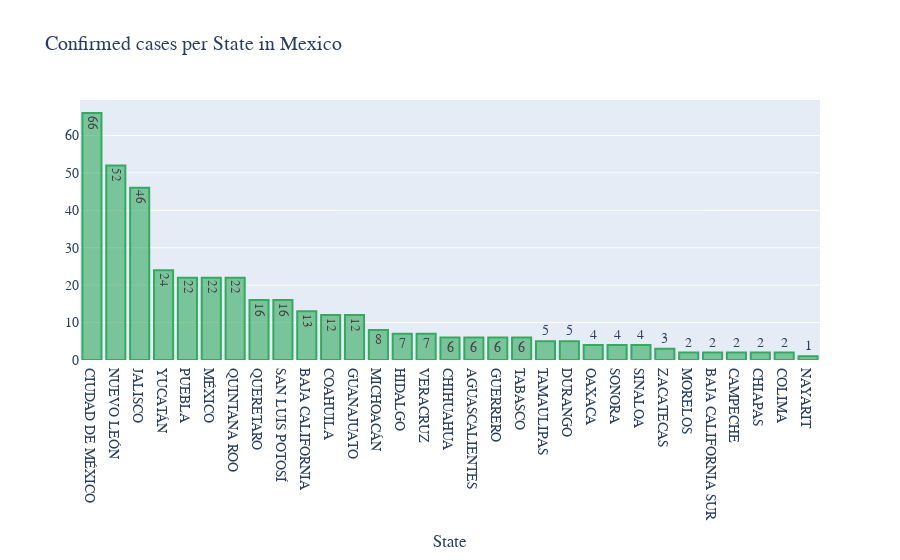

The notebook cell saved with this chart:
### Code cell
states = df['State'].value_counts().index.to_list()

vals = list(df['State'].value_counts())

fig = go.Figure(
    data=[
        go.Bar(
            x=states,
            y=vals,
            orientation='v',
            text=list(map(int,vals)),
            marker= dict(
                color='rgba(50, 171, 96, 0.6)',
                line=dict(
                    color='rgba(50, 171, 96, 1.0)',
                    width=2)
            )
        )
    ]
)

# layout
fig.update_layout(
    title='Confirmed cases per State in Mexico',
    xaxis_title="State",
    yaxis_title=None,
    font=dict(
        family="Arial, bold",
        size=14,
        #color="auto"
    )
)
fig.write_image("figs/confirmed_state2.png")
fig.show()

### Figure 1 — Plotly figure (JSON) as saved in the notebook; plotly's stock layout.template omitted (floating-point values rounded to 4 significant figures)
{"data": [{"marker": {"color": "rgba(50, 171, 96, 0.6)", "line": {"color": "rgba(50, 171, 96, 1.0)", "width": 2}}, "orientation": "v", "text": ["66", "52", "46", "24", "22", "22", "22", "16", "16", "13", "12", "12", "8", "7", "7", "6", "6", "6", "6", "5", "5", "4", "4", "4", "3", "2", "2", "2", "2", "2", "1"], "type": "bar", "x": ["CIUDAD DE MÉXICO", "NUEVO LEÓN", "JALISCO", "YUCATÁN", "PUEBLA", "MÉXICO", "QUINTANA ROO", "QUERETARO", "SAN LUIS POTOSÍ", "BAJA CALIFORNIA", "COAHUILA", "GUANAJUATO", "MICHOACÁN", "HIDALGO", "VERACRUZ", "CHIHUAHUA", "AGUASCALIENTES", "GUERRERO", "TABASCO", "TAMAULIPAS", "DURANGO", "OAXACA", "SONORA", "SINALOA", "ZACATECAS", "MORELOS", "BAJA CALIFORNIA SUR", "CAMPECHE", "CHIAPAS", "COLIMA", "NAYARIT"], "y": [66, 52, 46, 24, 22, 22, 22, 16, 16, 13, 12, 12, 8, 7, 7, 6, 6, 6, 6, 5, 5, 4, 4, 4, 3, 2, 2, 2, 2, 2, 1]}], "layout": {"font": {"family": "Arial, bold", "size": 14}, "title": {"text": "Confirmed cases per State in Mexico"}, "xaxis": {"title": {"text": "State"}}, "yaxis": {"title": {}}}}
